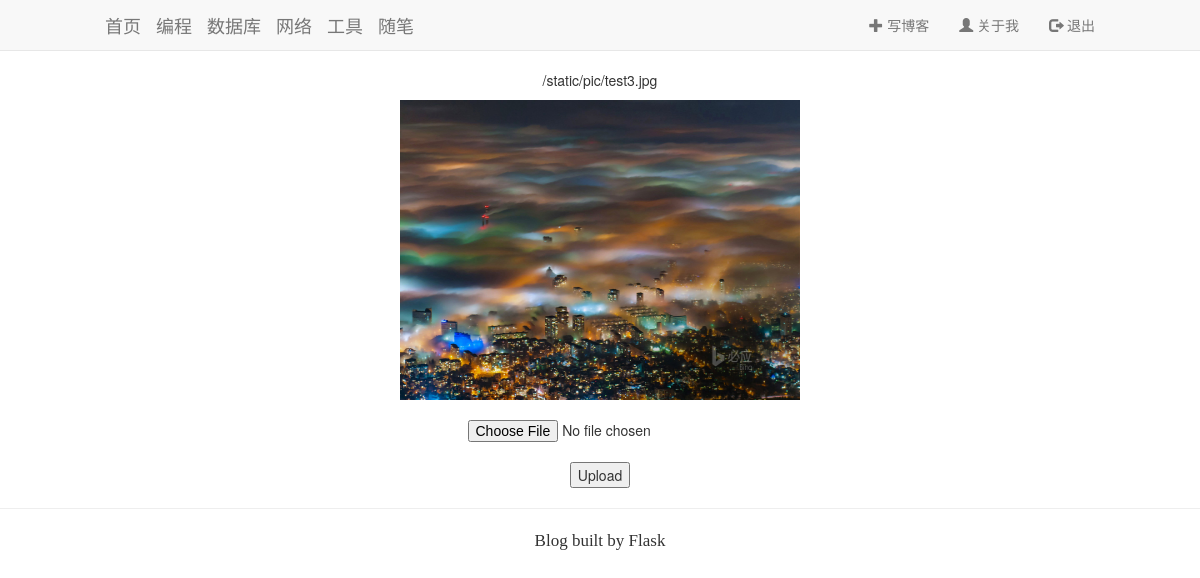
Before: /uploaded_file/6 (signed in) with the older database file.
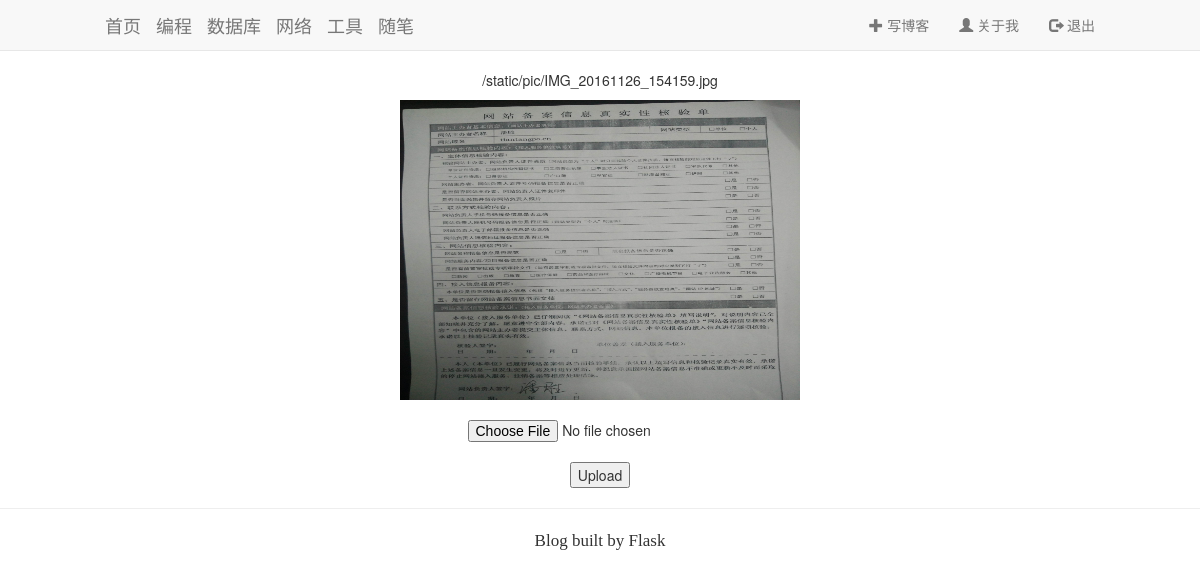
After: the same page with the newer database file.
### app/models.py (models this page shows, shortened)
class Post(db.Model):
    __tablename__ = 'posts'
    id = db.Column(db.Integer, primary_key=True)
    head_pic = db.Column(db.Text, default='/static/pic/test3.jpg')
    body_pic = db.Column(db.Text)
    title = db.Column(db.Text)
    body = db.Column(db.Text)
    abstract = db.Column(db.Text)
    tag = db.Column(db.Text)
    timestamp = db.Column(db.DateTime, index=True, default=datetime.utcnow)
    comments = db.relationship('Comment', backref='role')

### app/main/view.py (the view, shortened to what this page needs)
@main.route('/uploaded_file/<id>', methods=['GET', 'POST'])
@login_required
def uploaded_file(id):
    post = Post.query.filter_by(id=id).first()
    p = post.head_pic
    return render_template('theme_pic.html', filenam=p, id=id)

### app/main/view.py (called while the page is built)
@login_manager.user_loader
def load_user(user_id):
    return Admin.query.get(int(user_id))

### app/templates/theme_pic.html (shortened to what this page needs)
<!DOCTYPE html>
{% extends "base.html" %}
{% block body %}
<body>
<div class="container">
    <div class="row" align="center">
        <p>{{ filenam }}</p>
        <img src= "{{ filenam }}" width="400" height="300"><br><br>
        <form action="" method=post enctype=multipart/form-data>
             <input type=file name=file><br>
             <input type=submit value=Upload>
        </form>
    </div>
</div>
</body>
{% endblock %}

Changed rows visible on the page:
changed Post: head_pic "/static/pic/test3.jpg" → "/static/pic/IMG_20161126_154159.jpg"; head_pic: a different picture
